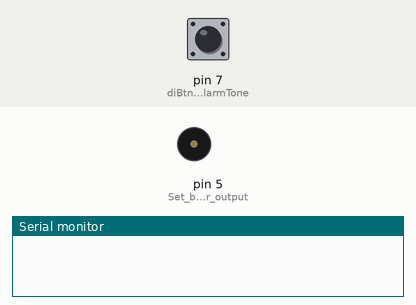
A sketch run on a simulated Arduino Uno, built with avr-gcc and run on an emulated ATmega328P. On the bench: buzzer (waves = sounding), the last lines printed to the serial monitor. The test bench sets the inputs (shaded band); at power-on: pin 7 (diBtnChangeAlarmTone) HIGH.

Above: at 1.2 s.
1.3 s: pin 7 (diBtnChangeAlarmTone) pulled LOW for 0.15 s
At 2.7 s:
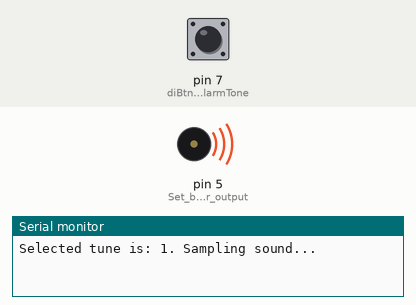
4.4 s: pin 7 (diBtnChangeAlarmTone) pulled LOW for 1 s
Timing chart, 0 to 13.2 s (numbered marks = the images above; inputs shaded):
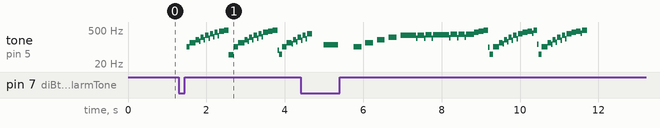

The sketch:

buzzer_Test_may14a.ino
```cpp
#define doBuzzer 5 // Define buzzer to corresponding pin.
#define diBtnChangeAlarmTone 7 // Define button to change alarm tone to corresponding pin.

int gloValChangeAlarmTone = 0; // To read button state of change alarm tone.
int gloVal2ChangeAlarmTone = 0; // Debounce variable.
int gloButtonStateChangeAlarmTone = 0; // Records last state of change alarm tone button so only 1 press registers.
int gloAlarmTone = 0; // Currently selected alarm tone.
int gloFrequencyRisingTone = 0; // Frequency.
int gloDoMethodRisingTone = 0; // Whether sound should play.

void setup() {
  pinMode(5, OUTPUT); // Set buzzer output.
  pinMode(diBtnChangeAlarmTone, INPUT); // Button to change alarm tone.

  gloButtonStateChangeAlarmTone = digitalRead(diBtnChangeAlarmTone);
  Serial.begin(9600);
}

void loop() {
  MethodChangeAlarmTone();

  // If it's supposed to play the rising tone, make it do so.
  if (gloDoMethodRisingTone > 0) {
    MethodRisingTone(); // Play rising tone sound.
  }
}

void MethodChangeAlarmTone()
{
  gloValChangeAlarmTone = digitalRead(diBtnChangeAlarmTone);
  delay(10);
  gloVal2ChangeAlarmTone = digitalRead(diBtnChangeAlarmTone);
  if (gloValChangeAlarmTone == gloVal2ChangeAlarmTone)
  {
    if (gloValChangeAlarmTone != gloButtonStateChangeAlarmTone)
    {
      gloButtonStateChangeAlarmTone = gloValChangeAlarmTone;

      if(gloValChangeAlarmTone == LOW)
      {
        gloAlarmTone++;

        if(gloAlarmTone >= 3)
        {
          gloAlarmTone = 0;
        }

        Serial.println("Selected tune is: " + String(gloAlarmTone) + ". Sampling sound..."); // Print debug info.
        MethodSoundSample(); // run method to give user a sample of sound
      }
    }
  }
}

void MethodSoundSample() {
  if (gloAlarmTone == 0) {
    MethodSoundOne();
  }
  else if (gloAlarmTone == 1)
  {
    MethodSoundTwo();
  }
  else if (gloAlarmTone == 2)
  {
    MethodSoundThree();
  }
}

void MethodSoundOne()
{
  //int gloValueFrequency = 0;
  MethodRisingTone();
  delay(300);
  buzz(5, 250, 180);
  delay(100);
  buzz(5, 100, 100);
  delay(100);
  buzz(5, 200, 100);
  delay(100);
  buzz(5, 300, 100);
  delay(100);
  buzz(5, 400, 100);
  delay(100);
  buzz(5, 500, 100);
  delay(100);
  buzz(5, 600, 100);
  delay(10);
  buzz(5, 610, 100);
  delay(10);
  buzz(5, 620, 100);
  delay(10);
  buzz(5, 630, 100);
  delay(10);
  buzz(5, 640, 100);
  delay(10);
  buzz(5, 650, 100);
  delay(10);
  buzz(5, 660, 100);
  delay(10);
  buzz(5, 670, 100);
  delay(10);
  buzz(5, 680, 100);
}

void MethodSoundTwo(){
  gloDoMethodRisingTone = 3; // Do method rising tone three times.
}

void MethodSoundThree(){
  gloDoMethodRisingTone = 3; // Do method rising tone three times.
  MethodSoundOne();
}

void MethodRisingTone(){
  if (gloFrequencyRisingTone < 1000){
    gloFrequencyRisingTone = gloFrequencyRisingTone + 100;
    buzz(5, gloFrequencyRisingTone, 58);
  }
  else {
    gloFrequencyRisingTone = 0;
    gloDoMethodRisingTone--;
  }
}

void buzz(int locTargetPin, long locFrequency, long locMLength) {
  digitalWrite(13, HIGH);
  long locDelay = 1000000 / locFrequency / 1; //wass eerst 2 // calculate the delay gloValChangeAlarmTone between transitions
  //// 1 second's worth of microseconds, divided by the locFrequency, then split in half since
  //// there are two phases to each cycle
  long locNumCycles = locFrequency * locMLength / 1000; // calculate the number of cycles for proper timing
  //// multiply locFrequency, which is really cycles per second, by the number of seconds to
  //// get the total number of cycles to produce
  for (long locCurrentCycle = 0; locCurrentCycle < locNumCycles; locCurrentCycle++) {
    digitalWrite(locTargetPin, HIGH); // write the buzzer pin high to push out the diaphram.
    delayMicroseconds(locDelay); // wait for the calculated delay.
    digitalWrite(locTargetPin, LOW); // write the buzzer pin low to pull back the diaphram.
    delayMicroseconds(locDelay); // wait again for the calculated delay.
  }
}
```

Measured:
- after the input at 1.3 s, tone on pin 5 (Set_buzzer_output): plays 100 Hz for 0.08 s, 150 Hz for 0.16 s, 200 Hz for 0.08 s, 173 Hz for 0.04 s, 249 Hz for 0.08 s, 200 Hz for 0.04 s … (36 notes in this stretch), starting after 0.19 s
